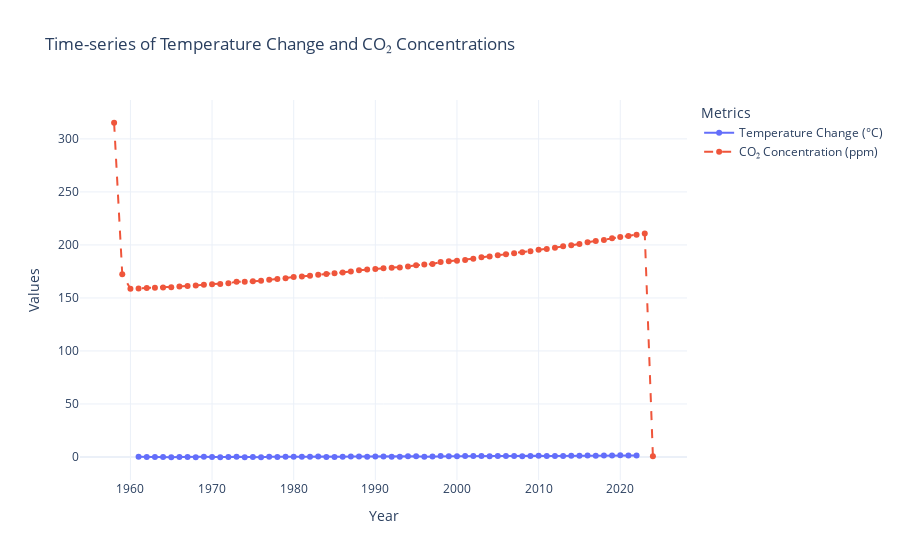

Notebook cell for this chart:
### Code cell
fig = go.Figure()
fig.add_trace(go.Scatter(
    x=temp_years.index, y=temp_years.values,
    mode='lines+markers', name="Temperature Change (°C)"
))
fig.add_trace(go.Scatter(
    x=co2_yearly.index, y=co2_yearly.values,
    mode='lines+markers', name="CO₂ Concentration (ppm)", line=dict(dash='dash')
))
fig.update_layout(
    title="Time-series of Temperature Change and CO₂ Concentrations",
    xaxis_title="Year",
    yaxis_title="Values",
    template="plotly_white",
    legend_title="Metrics"
)
fig.show()
